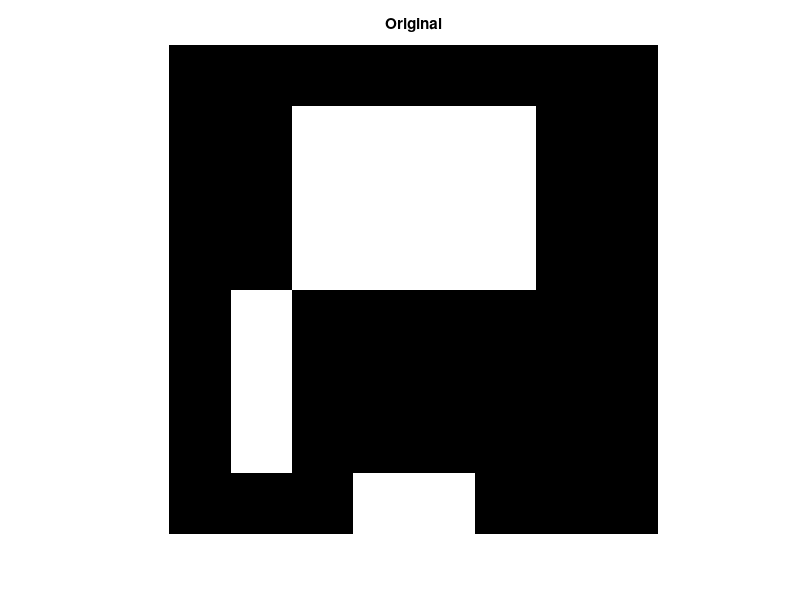
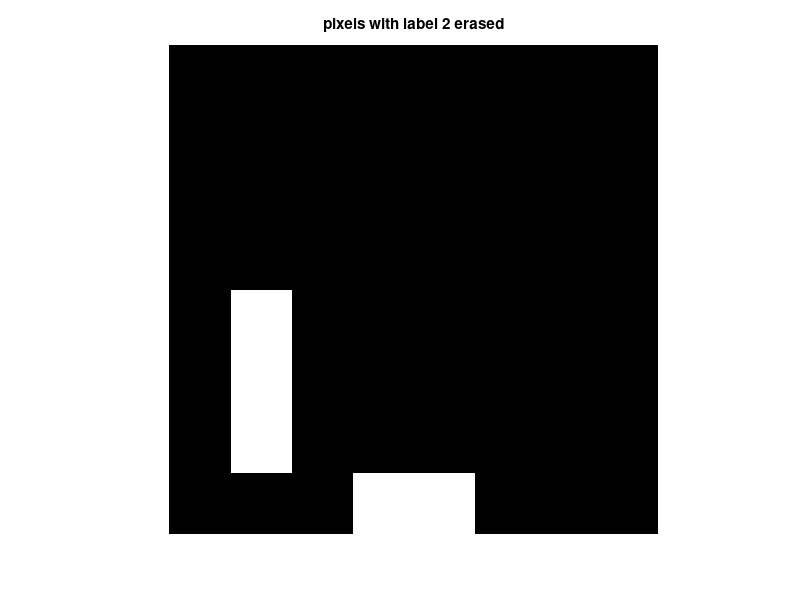

These charts were generated, in order, by the following MATLAB code:
%w3n.m- bwlabel connected components
close all,clear all, clc
%generate an arbitrary image and resize it for display
BW=zeros(8,8); BW(2:4,3:6)=1; BW(5:7,2)=1; BW(8,4:5)=1;
%enlarge the original for display
BW_big=imresize(BW,16,'nearest'); 
figure(1), imshow(BW_big), title('Original')

CC4=bwconncomp(BW,4) % identify the connected component
CC8=bwconncomp(BW,8) % identify the connected component

%display the number of conencted components in the image
disp(['number of 4-connedted components is =  ', num2str(CC4.NumObjects)])
disp(['number of 8-connedted components is =  ', num2str(CC8.NumObjects)])

BW
% to see the first linear indices of the first element.
CC4.PixelIdxList{1}

%we can erase with the pixels with label=2
BW2=BW; BW2(CC4.PixelIdxList{2}) = 0;
BW_big2=imresize(BW2,16,'nearest'); %enlarge the image for display
figure(2), imshow(BW_big2); title('pixels with label 2 erased')